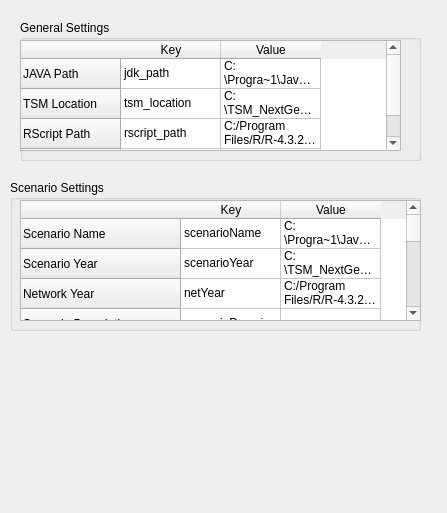
<?xml version="1.0" encoding="UTF-8"?>
<ui version="4.0">
 <class>Form</class>
 <widget class="QWidget" name="Form">
  <property name="geometry">
   <rect>
    <x>0</x>
    <y>0</y>
    <width>447</width>
    <height>513</height>
   </rect>
  </property>
  <property name="windowTitle">
   <string>Form</string>
  </property>
  <widget class="QGroupBox" name="groupBox_2">
   <property name="geometry">
    <rect>
     <x>10</x>
     <y>180</y>
     <width>411</width>
     <height>151</height>
    </rect>
   </property>
   <property name="title">
    <string>Scenario Settings</string>
   </property>
   <widget class="QTableWidget" name="tableWidget_2">
    <property name="geometry">
     <rect>
      <x>10</x>
      <y>20</y>
      <width>401</width>
      <height>121</height>
     </rect>
    </property>
    <row>
     <property name="text">
      <string>Scenario Name</string>
     </property>
    </row>
    <row>
     <property name="text">
      <string>Scenario Year</string>
     </property>
    </row>
    <row>
     <property name="text">
      <string>Network Year</string>
     </property>
    </row>
    <row>
     <property name="text">
      <string>Scenario Description</string>
     </property>
    </row>
    <row>
     <property name="text">
      <string>GeoMaster Link Layer</string>
     </property>
    </row>
    <row>
     <property name="text">
      <string>GeoMaster Node Layer</string>
     </property>
    </row>
    <row>
     <property name="text">
      <string>SE Data Polygon Layer</string>
     </property>
    </row>
    <row>
     <property name="text">
      <string>Scenario Directory (output)</string>
     </property>
    </row>
    <row>
     <property name="text">
      <string>checkbox TSM Assignment</string>
     </property>
    </row>
    <row>
     <property name="text">
      <string>New Row</string>
     </property>
    </row>
    <row>
     <property name="text">
      <string>checkbox Full Model</string>
     </property>
    </row>
    <column>
     <property name="text">
      <string>Key</string>
     </property>
    </column>
    <column>
     <property name="text">
      <string>Value</string>
     </property>
    </column>
    <item row="0" column="0">
     <property name="text">
      <string>scenarioName</string>
     </property>
    </item>
    <item row="0" column="1">
     <property name="text">
      <string>C:\Progra~1\Java\jdk-22</string>
     </property>
    </item>
    <item row="1" column="0">
     <property name="text">
      <string>scenarioYear</string>
     </property>
    </item>
    <item row="1" column="1">
     <property name="text">
      <string>C:\TSM_NextGen_v5</string>
     </property>
    </item>
    <item row="2" column="0">
     <property name="text">
      <string>netYear</string>
     </property>
    </item>
    <item row="2" column="1">
     <property name="text">
      <string>C:/Program Files/R/R-4.3.2/bin/Rscript.exe</string>
     </property>
    </item>
    <item row="3" column="0">
     <property name="text">
      <string>scenarioDescription</string>
     </property>
    </item>
    <item row="4" column="0">
     <property name="text">
      <string>link_layer</string>
     </property>
    </item>
    <item row="5" column="0">
     <property name="text">
      <string>node_layer</string>
     </property>
    </item>
    <item row="6" column="0">
     <property name="text">
      <string>tsm_landuse_path</string>
     </property>
    </item>
    <item row="7" column="0">
     <property name="text">
      <string>scenarioDir</string>
     </property>
    </item>
    <item row="8" column="0">
     <property name="text">
      <string/>
     </property>
    </item>
   </widget>
  </widget>
  <widget class="QgsCollapsibleGroupBox" name="mGroupBox">
   <property name="geometry">
    <rect>
     <x>20</x>
     <y>20</y>
     <width>401</width>
     <height>141</height>
    </rect>
   </property>
   <property name="sizePolicy">
    <sizepolicy hsizetype="Preferred" vsizetype="Expanding">
     <horstretch>0</horstretch>
     <verstretch>0</verstretch>
    </sizepolicy>
   </property>
   <property name="title">
    <string>General Settings</string>
   </property>
   <property name="collapsed">
    <bool>false</bool>
   </property>
   <property name="scrollOnExpand">
    <bool>true</bool>
   </property>
   <property name="saveCollapsedState">
    <bool>true</bool>
   </property>
   <widget class="QTableWidget" name="tableWidget">
    <property name="geometry">
     <rect>
      <x>0</x>
      <y>20</y>
      <width>381</width>
      <height>111</height>
     </rect>
    </property>
    <property name="autoScroll">
     <bool>true</bool>
    </property>
    <row>
     <property name="text">
      <string>JAVA Path</string>
     </property>
    </row>
    <row>
     <property name="text">
      <string>TSM Location</string>
     </property>
    </row>
    <row>
     <property name="text">
      <string>RScript Path</string>
     </property>
    </row>
    <row>
     <property name="text">
      <string>Num Processors</string>
     </property>
    </row>
    <column>
     <property name="text">
      <string>Key</string>
     </property>
    </column>
    <column>
     <property name="text">
      <string>Value</string>
     </property>
    </column>
    <item row="0" column="0">
     <property name="text">
      <string>jdk_path</string>
     </property>
    </item>
    <item row="0" column="1">
     <property name="text">
      <string>C:\Progra~1\Java\jdk-22</string>
     </property>
    </item>
    <item row="1" column="0">
     <property name="text">
      <string>tsm_location</string>
     </property>
    </item>
    <item row="1" column="1">
     <property name="text">
      <string>C:\TSM_NextGen_v5</string>
     </property>
    </item>
    <item row="2" column="0">
     <property name="text">
      <string>rscript_path</string>
     </property>
    </item>
    <item row="2" column="1">
     <property name="text">
      <string>C:/Program Files/R/R-4.3.2/bin/Rscript.exe</string>
     </property>
    </item>
    <item row="3" column="0">
     <property name="text">
      <string>num_processors</string>
     </property>
    </item>
    <item row="3" column="1">
     <property name="text">
      <string>60</string>
     </property>
    </item>
   </widget>
  </widget>
 </widget>
 <customwidgets>
  <customwidget>
   <class>QgsCollapsibleGroupBox</class>
   <extends>QGroupBox</extends>
   <header>qgscollapsiblegroupbox.h</header>
   <container>1</container>
  </customwidget>
 </customwidgets>
 <resources/>
 <connections/>
</ui>
